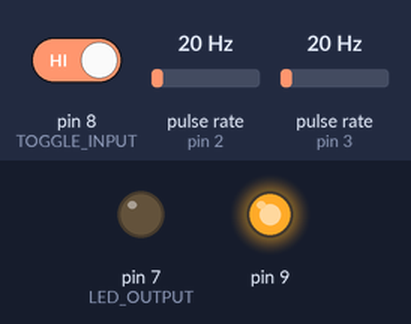
A sketch run on a simulated Arduino Uno, built with avr-gcc and run on an emulated ATmega328P. Parts: output pins drawn as LEDs (lit = HIGH). Wiring (inferred from the names in the program): 2 × pulse sensor: data pin 2 / data pin 3. Inputs (shaded band) come from the test bench; at power-on: pin 8 (TOGGLE_INPUT) HIGH, pulse rate (sensors on pin 2, pin 3) 20 Hz.

Above: at 1.2 s.
1.3 s: pin 8 (TOGGLE_INPUT) driven LOW
At 2.0 s:
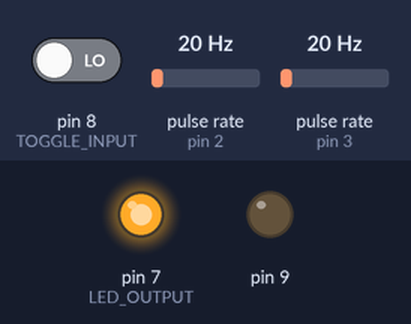
3.0 s: pin 8 (TOGGLE_INPUT) driven HIGH
At 4.4 s:
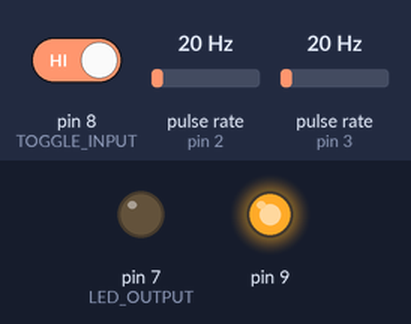
Timing chart, 0 to 6.0 s (numbered marks = the images above; inputs shaded):
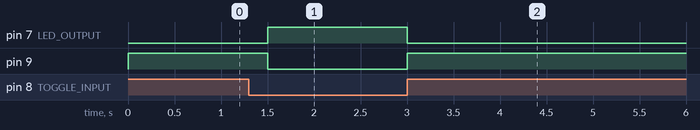

Measured:
- after the input at 1.3 s, pin 7 (LED_OUTPUT): LOW → HIGH after 0.20 s; pin 9: HIGH → LOW after 0.20 s
- after the input at 3.0 s, pin 7 (LED_OUTPUT): HIGH → LOW at once; pin 9: LOW → HIGH at once

The sketch:

NV10_ElectroClutchSync.ino
```cpp
/*
 Name:		NV10_ElectroClutchSync.ino
 Created:	6/24/2019 7:25:53 PM
 Author:	MX
*/
#include <Wire.h>
#include <Speedometer.h>
#include <RelayModule.h>
#include <avr\wdt.h>

#define SPEEDO_WHEEL_INT 2
#define SPEEDO_GEAR_INT 3
#define TOGGLE_INPUT 8
#define LED_OUTPUT 7
#define CLUTCH_OUTPUT 9
Speedometer spWheel = Speedometer(SPEEDO_WHEEL_INT, 545, 2);
Speedometer spGear = Speedometer(SPEEDO_GEAR_INT, 545, 2);
RelayModule clutch = RelayModule(CLUTCH_OUTPUT, RelayModule::NO, RelayModule::activeLow);
const float threshold = 3;
// the setup function runs once when you press reset or power the board
void setup() {
	Serial.begin(9600);
	pinMode(SPEEDO_WHEEL_INT, INPUT_PULLUP);
	pinMode(SPEEDO_GEAR_INT, INPUT_PULLUP);
	attachInterrupt(digitalPinToInterrupt(SPEEDO_WHEEL_INT), spWheel_ISR, FALLING);
	attachInterrupt(digitalPinToInterrupt(SPEEDO_GEAR_INT), spGear_ISR, FALLING);

	pinMode(TOGGLE_INPUT, INPUT_PULLUP);
	pinMode(LED_OUTPUT, OUTPUT);
	clutch.init();

	wdt_enable(WDTO_1S);
}

// the loop function runs over and over again until power down or reset
void loop() {
	delay(500);
	wdt_reset();

	float angleVelocityDiff = spWheel.getSpeedKmh() - spGear.getSpeedKmh();

	if (digitalRead(TOGGLE_INPUT) == LOW && (
		angleVelocityDiff >= 0 && angleVelocityDiff < threshold ||
		angleVelocityDiff < 0 //&& angleVelocityDiff > -threshold
		)
	)
	{
		clutch.activate();
		digitalWrite(LED_OUTPUT, HIGH);
	}
	else if (digitalRead(TOGGLE_INPUT) == HIGH && clutch.activated())
	{
		clutch.deactivate();
		digitalWrite(LED_OUTPUT, LOW);
	}
}
void spWheel_ISR()
{
	spWheel.trip();
}
void spGear_ISR()
{
	spGear.trip();
}
```
